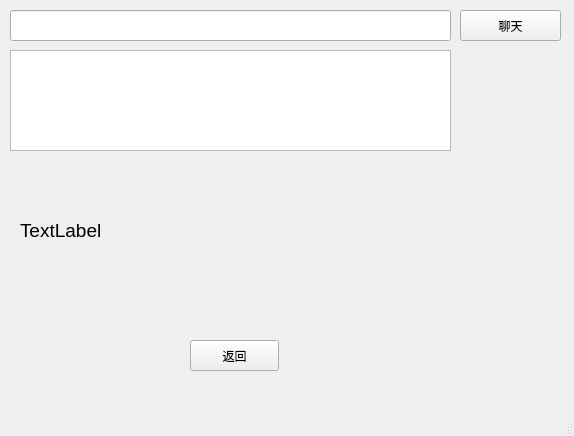
<?xml version="1.0" encoding="UTF-8"?>
<ui version="4.0">
 <class>chatrobot</class>
 <widget class="QMainWindow" name="chatrobot">
  <property name="geometry">
   <rect>
    <x>0</x>
    <y>0</y>
    <width>574</width>
    <height>436</height>
   </rect>
  </property>
  <property name="windowTitle">
   <string>MainWindow</string>
  </property>
  <property name="styleSheet">
   <string notr="true">QMainWindow &gt; .QWidget {
    
	border-image: url(:/new/prefix1/2.jpg);
}</string>
  </property>
  <widget class="QWidget" name="centralwidget">
   <widget class="QPushButton" name="pushButton">
    <property name="geometry">
     <rect>
      <x>190</x>
      <y>340</y>
      <width>89</width>
      <height>31</height>
     </rect>
    </property>
    <property name="text">
     <string>返回</string>
    </property>
   </widget>
   <widget class="QLineEdit" name="lineEdit">
    <property name="geometry">
     <rect>
      <x>10</x>
      <y>10</y>
      <width>441</width>
      <height>31</height>
     </rect>
    </property>
   </widget>
   <widget class="QPushButton" name="pushButton_2">
    <property name="geometry">
     <rect>
      <x>460</x>
      <y>10</y>
      <width>101</width>
      <height>31</height>
     </rect>
    </property>
    <property name="text">
     <string>聊天</string>
    </property>
   </widget>
   <widget class="QTextEdit" name="textEdit">
    <property name="geometry">
     <rect>
      <x>10</x>
      <y>50</y>
      <width>441</width>
      <height>101</height>
     </rect>
    </property>
   </widget>
   <widget class="QLabel" name="label">
    <property name="geometry">
     <rect>
      <x>20</x>
      <y>170</y>
      <width>411</width>
      <height>121</height>
     </rect>
    </property>
    <property name="font">
     <font>
      <pointsize>14</pointsize>
     </font>
    </property>
    <property name="text">
     <string>TextLabel</string>
    </property>
   </widget>
  </widget>
  <widget class="QMenuBar" name="menubar">
   <property name="geometry">
    <rect>
     <x>0</x>
     <y>0</y>
     <width>574</width>
     <height>28</height>
    </rect>
   </property>
  </widget>
  <widget class="QStatusBar" name="statusbar"/>
 </widget>
 <resources/>
 <connections/>
</ui>
